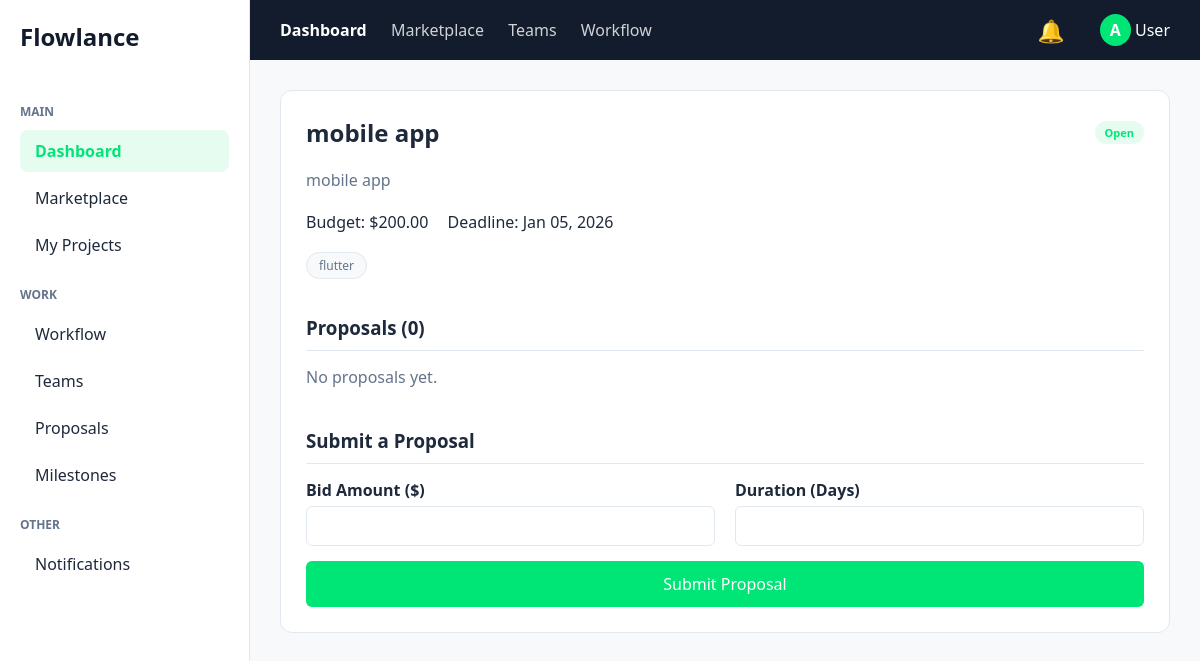
The page /project/1/ on the database as committed earlier.
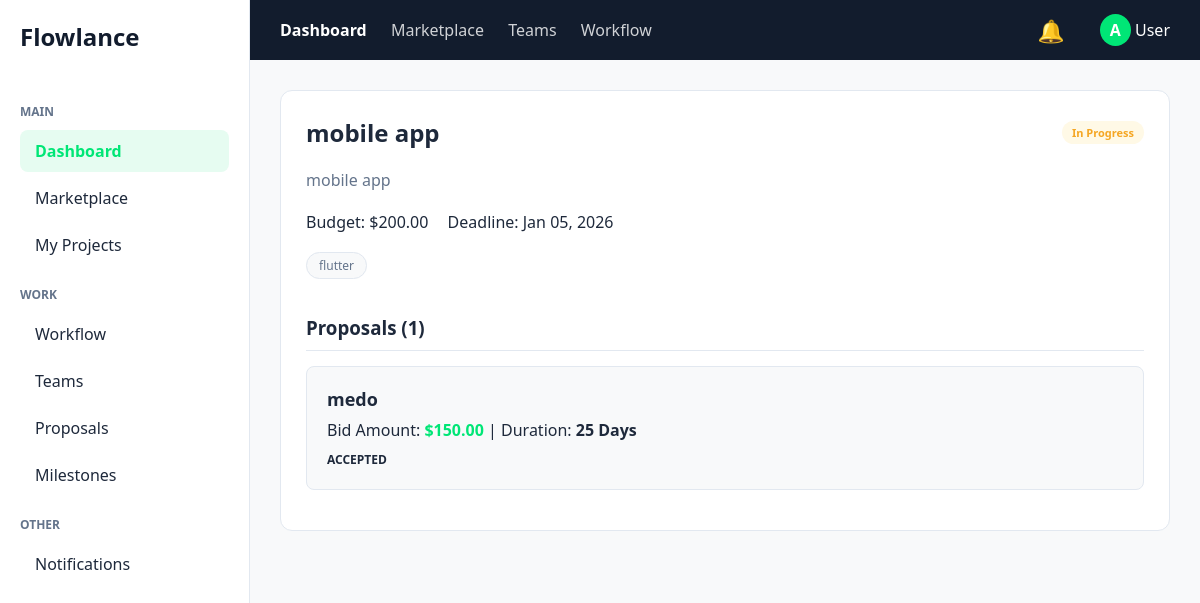
The same page on the database as committed later.
### apps/projects/models.py (models this page shows, shortened)
class Project(models.Model):
    STATUS_CHOICES = (
        ('OPEN', 'Open'),
        ('IN_PROGRESS', 'In Progress'),
        ('COMPLETED', 'Completed'),
    )
    client = models.ForeignKey(settings.AUTH_USER_MODEL, on_delete=models.CASCADE, related_name='projects')
    title = models.CharField(max_length=255)
    description = models.TextField()
    budget = models.DecimalField(max_digits=10, decimal_places=2)
    deadline = models.DateField()
    status = models.CharField(max_length=20, choices=STATUS_CHOICES, default='OPEN')
    skills_required = TaggableManager()
    created_at = models.DateTimeField(auto_now_add=True)
    updated_at = models.DateTimeField(auto_now=True)

class Proposal(models.Model):
    STATUS_CHOICES = (
        ('PENDING', 'Pending'),
        ('ACCEPTED', 'Accepted'),
        ('REJECTED', 'Rejected'),
    )
    project = models.ForeignKey(Project, on_delete=models.CASCADE, related_name='proposals')
    freelancer = models.ForeignKey(settings.AUTH_USER_MODEL, on_delete=models.CASCADE, related_name='proposals')
    bid_amount = models.DecimalField(max_digits=10, decimal_places=2)
    duration = models.IntegerField()
    status = models.CharField(max_length=20, choices=STATUS_CHOICES, default='PENDING')

### apps/users/models.py (models this page shows, shortened)
class User(AbstractUser):
    ROLE_CHOICES = (
        ('CLIENT', 'Client'),
        ('FREELANCER', 'Freelancer'),
        ('TEAM_LEADER', 'Team Leader'),
        ('TEAM_MEMBER', 'Team Member'),
    )
    role = models.CharField(max_length=20, choices=ROLE_CHOICES, default='CLIENT')
    profile_picture = models.ImageField(upload_to='profiles/', null=True, blank=True)

### apps/projects/views.py (the view)
# urls.py: path('project/<int:pk>/', views.project_detail_view, name='project_detail'),
def project_detail_view(request, pk):
    user = request.user if request.user.is_authenticated else User.objects.first()
    project = get_object_or_404(Project, pk=pk)
    proposals = project.proposals.all()
    if request.method == 'POST' and 'bid_amount' in request.POST:
        submit_proposal(user, project.id, request.POST)
        return redirect('projects:project_detail', pk=project.id)
    context = {
        'project': project,
        'proposals': proposals,
        'is_client': True,
    }
    return render(request, 'projects/detail.html', context)

### apps/projects/context_processors.py (called while the page is built)
def notifications_processor(request):
    user = request.user if request.user.is_authenticated else User.objects.first()
    if user:
        unread_count = Notification.objects.filter(user=user, is_read=False).count()
        return {'unread_notifications_count': unread_count}
    return {'unread_notifications_count': 0}

### templates/projects/detail.html (shortened to what this page needs)
{% extends 'base.html' %}
{% block content %}
<div class="project-card">
    <div class="project-header">
        <h2>{{ project.title }}</h2>
        <span class="status-badge status-{{ project.status|lower }}">{{ project.get_status_display }}</span>
    </div>
    <p class="project-desc" style="font-size: 16px; margin: 20px 0;">{{ project.description }}</p>
    <div class="project-meta" style="font-size: 16px; margin-bottom: 20px;">
        <span>Budget: ${{ project.budget }}</span>
        <span>Deadline: {{ project.deadline|date:"M d, Y" }}</span>
    </div>
    <div class="project-tags">
        {% for tag in project.skills_required.all %}
        <span class="tag">{{ tag.name }}</span>
        {% endfor %}
    </div>
    {% if is_client %}
        <h3 style="margin-top: 40px; margin-bottom: 15px; border-bottom: 1px solid var(--border-color); padding-bottom: 10px;">Proposals ({{ proposals.count }})</h3>
        {% for proposal in proposals %}
        <div style="border: 1px solid var(--border-color); padding: 20px; border-radius: 8px; margin-bottom: 15px; display: flex; justify-content: space-between; align-items: center; background-color: var(--bg-light);">
            <div>
                <strong style="font-size: 18px;">{{ proposal.freelancer.username }}</strong>
                <p style="margin-top: 8px; color: var(--text-dark);">Bid Amount: <strong style="color: var(--primary-green);">${{ proposal.bid_amount }}</strong> | Duration: <strong>{{ proposal.duration }} Days</strong></p>
                <span style="font-size: 12px; font-weight: bold; margin-top: 10px; display: inline-block;" class="task-{{ proposal.status|lower }}">{{ proposal.status }}</span>
            </div>
        </div>
        {% empty %}
        <p style="color: var(--text-muted);">No proposals yet.</p>
        {% endfor %}
    {% endif %}
    {% if project.status == 'OPEN' %}
        <h3 style="margin-top: 40px; margin-bottom: 15px; border-bottom: 1px solid var(--border-color); padding-bottom: 10px;">Submit a Proposal</h3>
        <form method="POST">
            <div style="display: grid; grid-template-columns: 1fr 1fr; gap: 20px; margin-bottom: 15px;">
                <div>
                    <label style="display: block; margin-bottom: 5px; font-weight: bold;">Bid Amount ($)</label>
                    <input type="number" name="bid_amount" step="0.01" required style="width: 100%; padding: 10px; border: 1px solid var(--border-color); border-radius: 6px;">
                </div>
                <div>
                    <label style="display: block; margin-bottom: 5px; font-weight: bold;">Duration (Days)</label>
                    <input type="number" name="duration" required style="width: 100%; padding: 10px; border: 1px solid var(--border-color); border-radius: 6px;">
                </div>
            </div>
            <button type="submit" class="btn-primary" style="width: 100%; padding: 12px; font-size: 16px;">Submit Proposal</button>
        </form>
    {% endif %}
</div>
{% endblock %}

Rows that differ between the two databases and show on the page:
changed Project "mobile app": status "Open" → "In Progress"; count "0" → "1"
added Proposal: freelancer.username "medo", bid_amount "150.00", duration "25", status "ACCEPTED"
Other text that changed with them:
text no longer shown: "No proposals yet. Submit a Proposal Bid Amount ($) Duration (Days) Submit Proposal"
